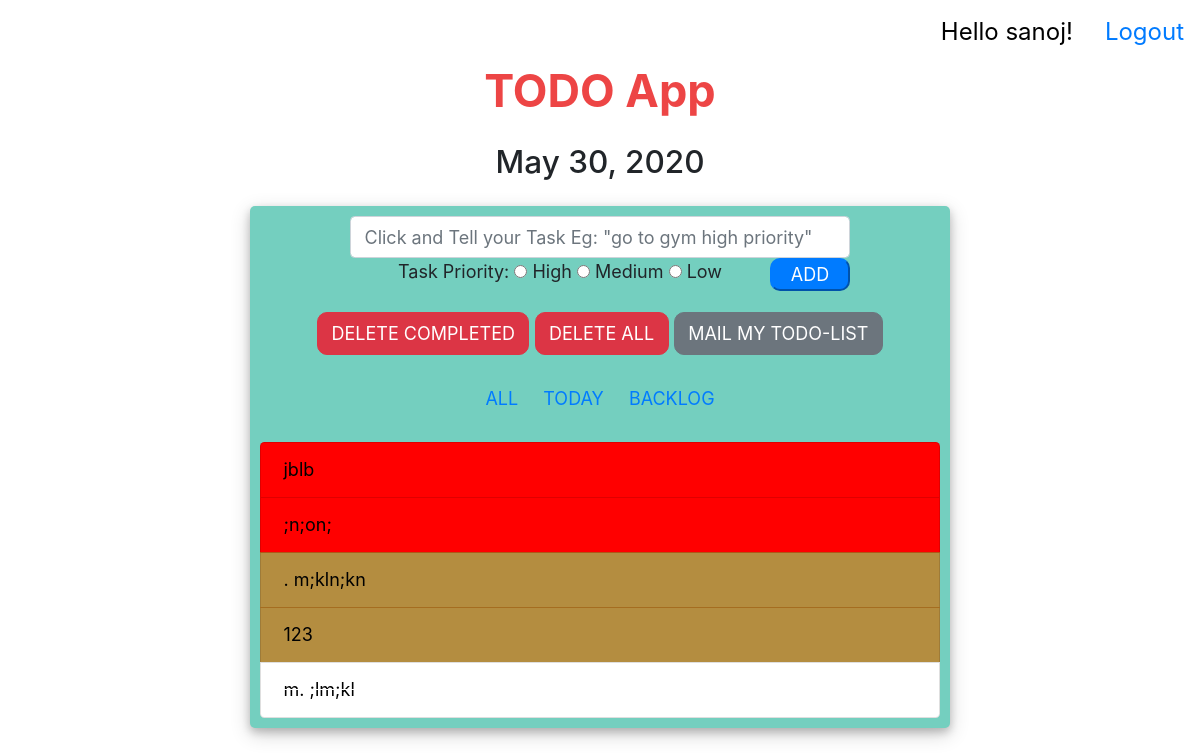
The app's page / (signed in), older data.
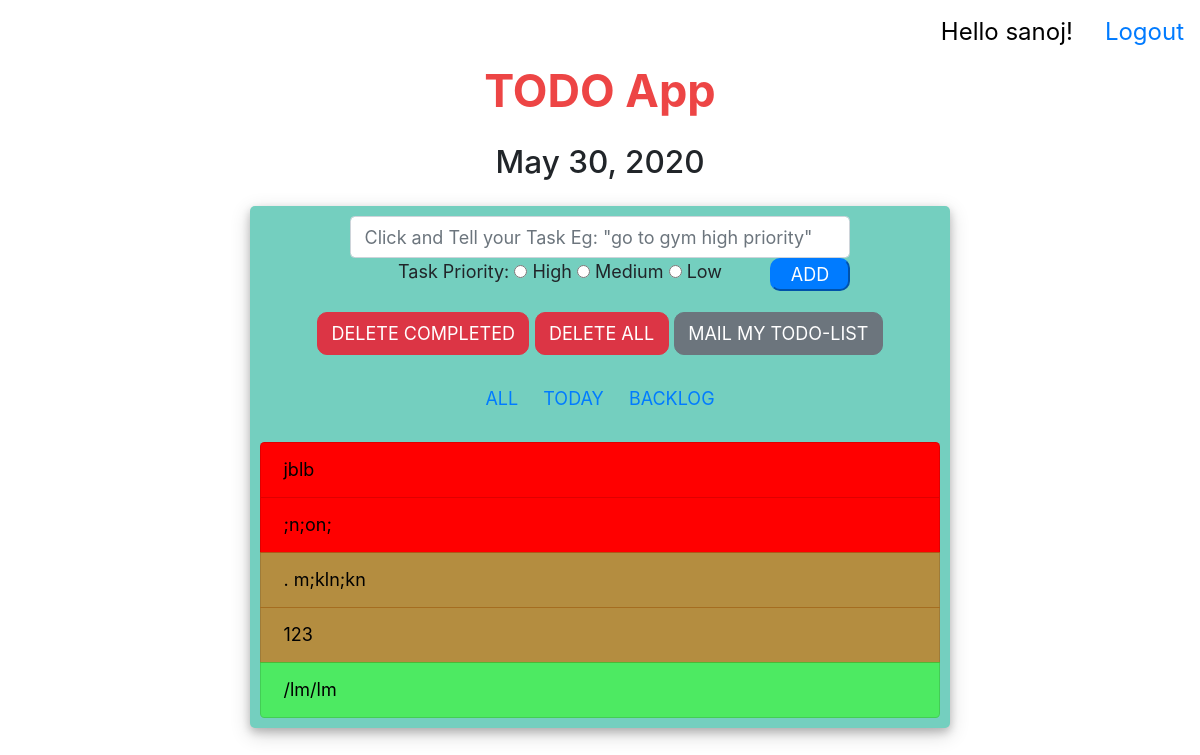
The same page, newer data.
### todo/models.py (models this page shows)
class Todo(models.Model):
    text = models.CharField(max_length=100, unique=True)
    complete = models.BooleanField(default=False)
    priority = models.IntegerField(choices=priorities, default=3)
    owner = models.ForeignKey(User, on_delete=models.CASCADE)
    date = models.DateField(auto_now=False, auto_now_add=True)
    current = models.BooleanField(default=True)

### todo/views.py (the view)
# urls.py: path('', views.todo, name = 'home'),
def todo(request, todaylist='0'):
    if(not request.user.is_authenticated):
        return redirect("login")
    current_user = request.user
    if(request.method == 'POST'):
        form = TodoForm(request.POST)
        if(form.is_valid()):
            entered_todo = Todo(text=request.POST['text'], owner = request.user, priority=request.POST['priority'])
            entered_todo.save()
            return redirect("todo")
    date = datetime.today().date()
    todoList = list(Todo.objects.filter(owner=current_user).order_by('complete','priority'))
    for todo in todoList:
        if(todo.date < date):
            todo.current = False
        else:
            todo.current = True
    todoListCurrent = list(Todo.objects.filter(owner=current_user, current=True).order_by('complete','priority'))
    todoListBacklog = list(Todo.objects.filter(owner=current_user, current=False, complete=False).order_by('complete','priority'))
    todoListShow = todoList
    if(todaylist=='1'):
        todoListShow = todoListCurrent
    if(todaylist=='2'):
        todoListShow = todoListBacklog
    form = TodoForm()
    context = {'todoList': todoListShow,
               'form': form,
               'date': date,
               'current_user' : current_user
               }
    return render(request, 'todo.html', context=context)

### todo/forms.py
class TodoForm(forms.Form):
    text = forms.CharField(
        max_length=100,
        widget=forms.TextInput( attrs={
            'class': 'form-control ',
            'style':'width: 500px;',
            'placeholder': 'Click and Tell your Task Eg: "go to gym high priority"',
            'id':'speechToText',
            'onclick':'record()'
            })
            )
    priority = forms.CharField(
        label='Task Priority: ',
        required=True,
        widget=forms.RadioSelect(choices=priorities, attrs={'class': 'radiabtn'})
            )

### todo/templates/todo.html (shortened to what this page needs)
<html>
    <link rel="stylesheet" href="https://stackpath.bootstrapcdn.com/bootstrap/4.1.3/css/bootstrap.min.css">
	<link rel="stylesheet" href="https://use.fontawesome.com/releases/v5.6.1/css/all.css">
    <ul class="navul">
    <li class="navli" style="float:right; font-size:x-large;"><a href={%url 'logout' %} style="text-decoration:none;">Logout</a></li>
    <li class="navli" style="float:right; font-size:x-large;">Hello {{current_user.first_name}}!</li>
    </ul>
         <h1 style="text-align:center; margin-bottom:25px; color: rgba(231, 6, 6, 0.747); font-weight:700;">TODO App</h1>
         <h3 style="text-align:center; margin-bottom:25px;">{{date}}</h3>
         <div class="d-flex justify-content-center ">
         <div class="user_card">
         <body>
             <div class="center-column">
             <div class="d-flex justify-content-center ">
                 <form action="" method="POST" role="form" style="text-align:center">
                     <span style="display: inline;">
                         {{ form.text }}
                     </span>
                     <span style="display:inline">
                         {{form.priority.label}}
                         {% for priority in form.priority|slice:"0:3" %}
                         <li style="display:inline">
                             {{priority}}
                         </li>
                         {% endfor %}
                         <button class='btn-primary' type="submit" style="display: inline; width:80px; border-radius:10px; float:right;">ADD</button>
                     </span>
                 </form>
            </div>
                 <div style="text-align:center; margin-bottom:20px">
                     <span id="outer">
                         <div class="btn-group inner" style="text-align:center ">
                             <a href="{% url 'deleteCompleted' %}">
                                 <button type="button" class="btn btn-danger" style="border-radius:10px;" >
                                     DELETE COMPLETED
                                 </button>
                             </a>
                         </div>
                         <div class="btn-group inner" style="text-align:center">
                             <a href="{% url 'deleteall' %}">
                                 <button type="button" class="btn btn-danger" style="border-radius:10px;">
                                 DELETE ALL
                                 </button>
                             </a>
                         </div>
                         <div class="btn-group inner" style="text-align:center">
                             <a href="{% url 'mailtodo' %}">
                                 <button type="button" class="btn btn-secondary" id="maillist" style="border-radius:10px;">
                                     MAIL MY TODO-LIST
                                 </button>
                             </a>
                         </div>
                     </span>
                 </div>
                <div class="d-flex justify-content-center ">
                 <div style="text-align:center; margin-bottom:20px; display: inline;">
                     <span id="outer">
                         <div class="btn-group inner" style="text-align:center ">
                             <a href="{% url 'todayListToggle0' 0 %}" style=" padding: 10px;">
                                     ALL
                             </a>
                         </div>
                         <div class="btn-group inner" style="text-align:center">
                             <a href="{% url 'todayListToggle1' 1 %}" style=" padding: 10px;">
                                 TODAY
                             </a>
                         </div>
                         <div class="btn-group inner" style="text-align:center">
                             <a href="{% url 'todayListToggle2' 2 %}" style=" padding: 10px;">
                                BACKLOG
                             </a>
                         </div>
                     </span>
                 </div>
                 </div>
                 <ul class="list-group" >
                     {% for todo in todoList%}
                     {% if todo.complete %}
                     <li class="list-group-item todo-completed"><a
                             href="{% url 'completetoggle' todo.id %}" class= 'todoitems' >{{todo.text}}</a></li>
                     {% else %}
                     {% if todo.priority == 1 %}
                     <li class="highpriority list-group-item todo-incomplete"><a
                             href="{% url 'completetoggle' todo.id %}" class="todoitems">{{todo.text}}</a></li>
                     {% endif %}
                     {% if todo.priority == 2 %}
                     <li class="mediumpriority list-group-item todo-incomplete"><a
                             href="{% url 'completetoggle' todo.id %}" class="todoitems" >{{todo.text}}</a></li>
                     {% endif %}
                     {% if todo.priority == 3 %}
                     <li class="lowpriority list-group-item todo-incomplete"><a
                             href="{% url 'completetoggle' todo.id %}" class="todoitems" >{{todo.text}}</a></li>
                     {% endif %}
                     {% endif %}
                     {% endfor %}
                 </ul>
             </div>
         </body>
         </div>
         </div>
    </html>

### todo/templates/todo.html (style rules this page uses)
.navul { list-style-type: none; margin: 0; padding: 0; overflow: hidden; background-color : white; color : black; }
.navli { float: left; }
.navli { display: block; color: black ; text-align: center; padding: 14px 16px; text-decoration: none; }
.highpriority { background: red !important; }
.mediumpriority { background: rgba(197, 125, 32, 0.795) !important; }
.lowpriority { background: rgba(64, 245, 64, 0.73) !important; }
.todo-incomplete { text-decoration-color: rgb(238, 148, 148) !important; }
.todoitems { display: block !important; width:100% !important; color:black; }
#outer { width: 100%; text-align: center; }
.inner { display: inline-block; }
html { margin: 0; padding: 0; height: 100%; background: rgba(185, 152, 152, 0.692); !important; font-size:large !important; }
.user_card { width: 700px; margin-top: auto; margin-bottom: auto; background: #74cfbf; position: relative; display: flex; justify-content: center; flex-direction: column; padding: 10px; box-shadow: 0 4px 8px 0 rgba(0, 0, 0, 0.2), 0 6px 20px 0 rgba(0, 0, 0, 0.19); -webkit-box-shadow: 0 4px 8px 0 rgba(0, 0, 0, 0.2), 0 6px 20px 0 rgba(0, 0, 0, 0.19); -moz-box-shadow: 0 4px 8px 0 rgba(0, 0, 0, 0.2), 0 6px 20px 0 rgba(0, 0, 0, 0.19); border-radius: 5px; }

Row changes from the older to the newer data that the page shows:
removed Todo: text "m. ;lm;kl"
added Todo: text "/lm/lm"
